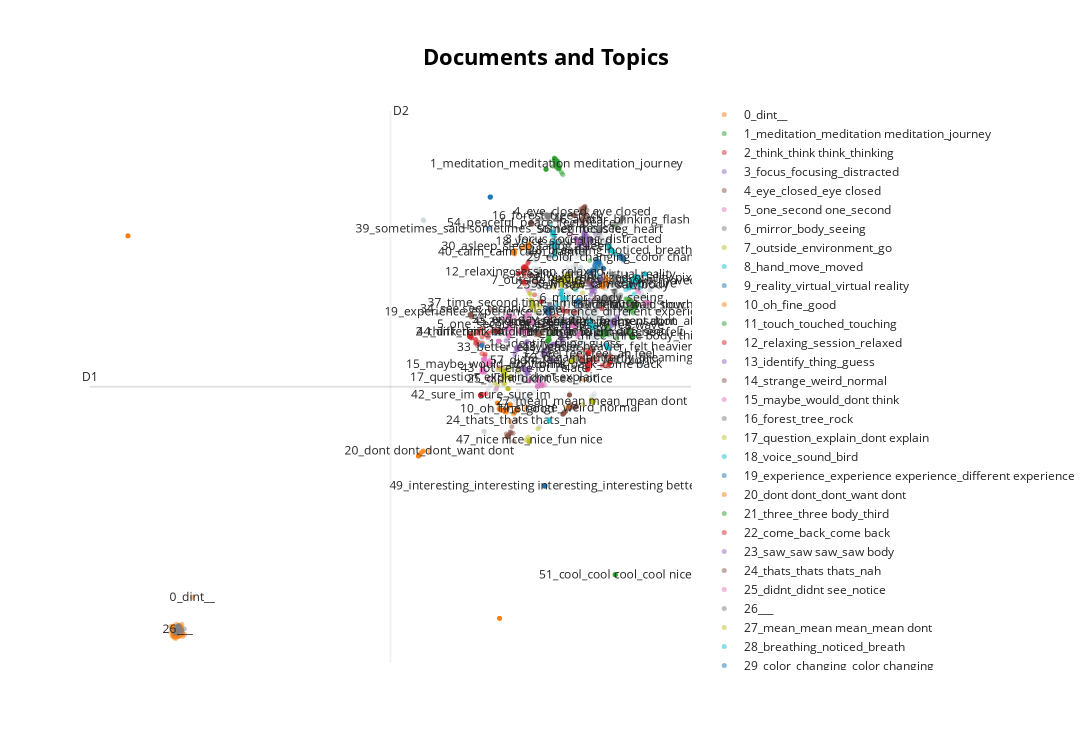

The cell this chart's notebook holds for it:
### Code cell
topic_model.visualize_documents(docs)
